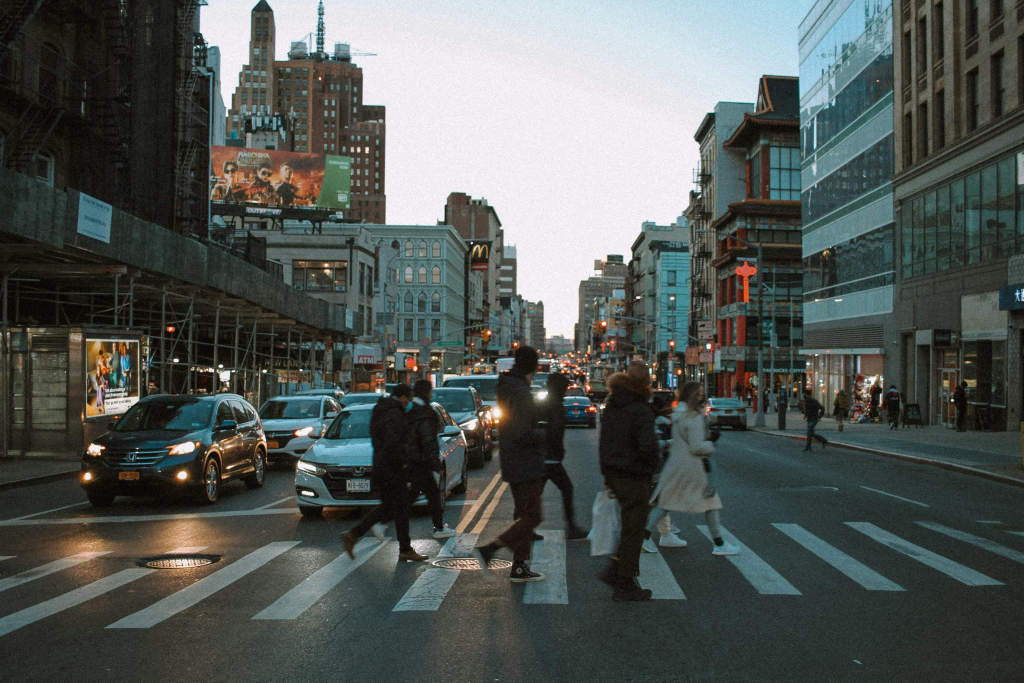
#> input picture Basics/img/img.jpg, 4096 x 2730 px (shown at 1/4 size)
$ python Draw.py
#> lines starting #> are read from the running program, lines starting #| are printed output that depends on the picture
#> further down, img is the input picture: shape (2730, 4096, 3); mean B, G, R 86.6, 89.7, 83.9
import cv2 as cv


def rescale(frame, scale=0.2):
#> called with scale = 0.2
    width = int(frame.shape[1] * scale)
#> width = 819
    height = int(frame.shape[0] * scale)
#> height = 546
    dimensions = (width, height)
#> dimensions = (819, 546)
    return cv.resize(frame, dimensions, interpolation=cv.INTER_AREA)
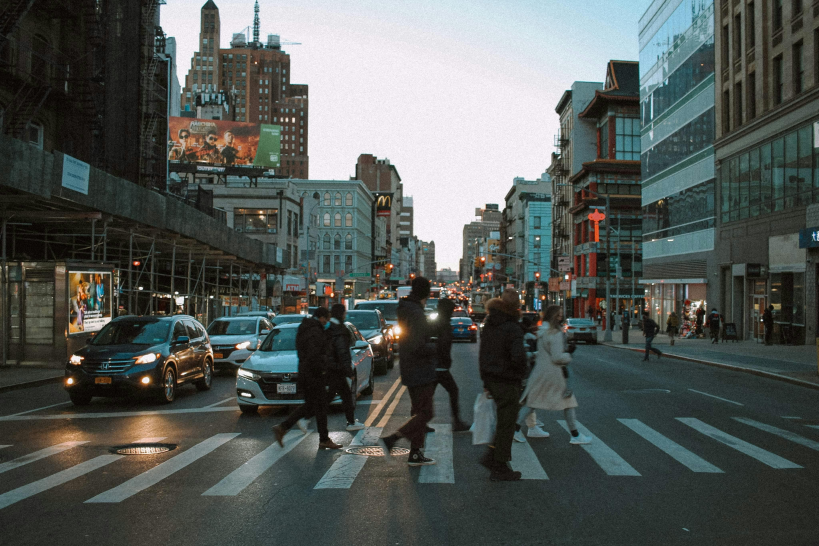
#> returned value: shape (546, 819, 3); mean of channels 0, 1, 2 86.6, 89.7, 83.9; drawn as B, G, R


img = cv.imread('img/img.jpg')
img_rescaled = rescale(img)
cv.line(img_rescaled,(0,0),(255,255),(147,96,10),10)
font=cv.FONT_HERSHEY_SIMPLEX
cv.putText(img_rescaled,"Mango",(147,247),font,5,(255,0,255),10)
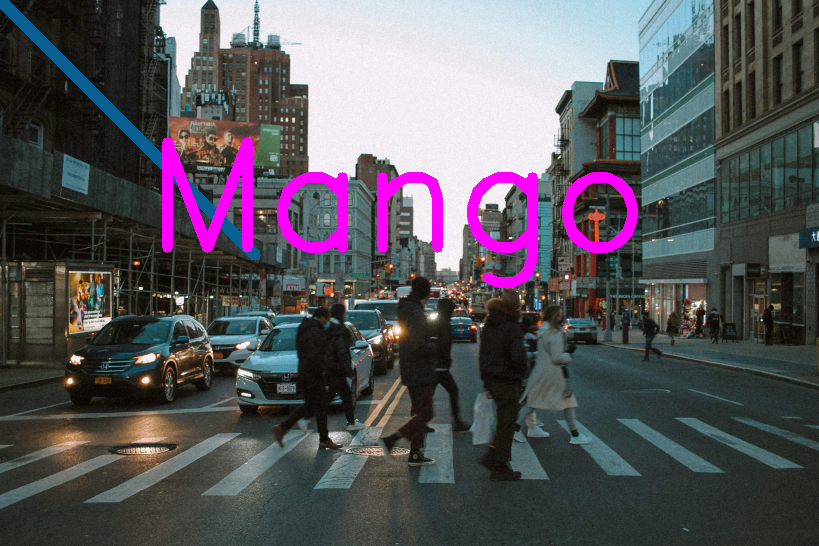
#> img_rescaled: shape (546, 819, 3); mean B, G, R 92.8, 86.8, 89.2
cv.imshow('Window', img_rescaled)
cv.waitKey(0)
cv.destroyAllWindows()
